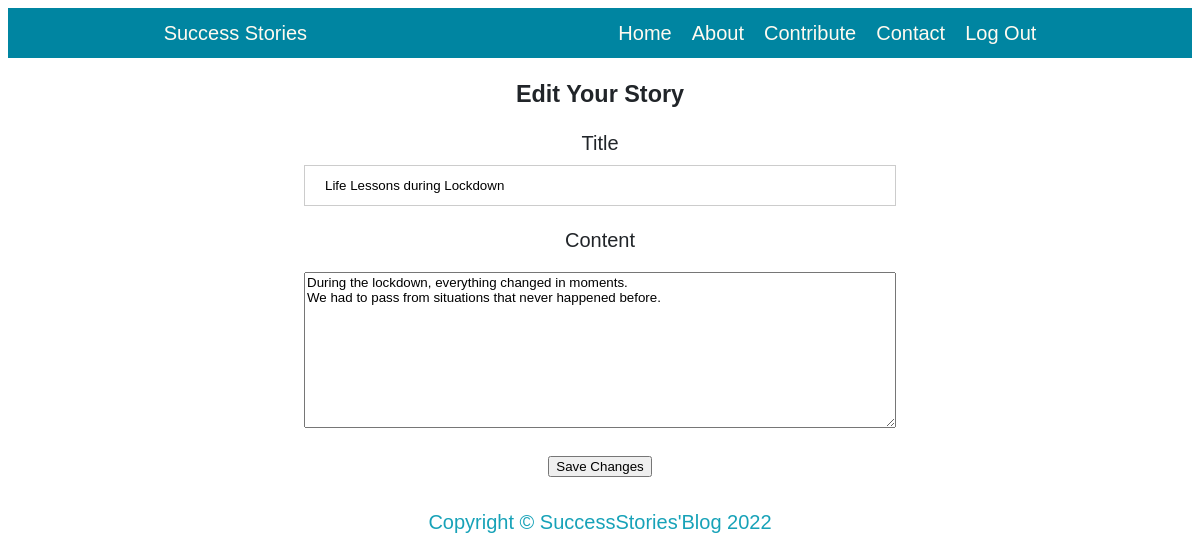
/edit/3/ (signed in), run on the app's committed database.
### app.py (models this page shows, shortened)
class Post(db.Model):
    __tablename__ = "posts"
    id = db.Column(db.Integer, primary_key=True)
    title = db.Column(db.String(80), nullable=False)
    content = db.Column(db.String, nullable=False)
    created_on = db.Column(db.DateTime, default=datetime.now())
    user_id = db.Column(db.Integer, db.ForeignKey("users.id"), unique=False, nullable=False)
    author = db.Column(db.String, nullable=False)
    created_by = db.relationship("User", back_populates="post_by")

### app.py (the view)
@app.route('/edit/<int:id>/', methods=['GET', 'POST'])
@login_required
def edit(id):
    post_to_edit = Post.query.get_or_404(id)
    if current_user.username == post_to_edit.author:
        if request.method == 'POST':
            post_to_edit.title = request.form.get('title')
            post_to_edit.content = request.form.get('content')
            db.session.commit()
            flash("Your changes have been saved.")
            return redirect(url_for('index'))
        context = {
            'post': post_to_edit
        }
        return render_template('edit.html', **context)
    context = {
        'post': post_to_edit
    }
    return render_template('post.html', **context)

### app.py (called while the page is built)
@login_manager.user_loader
def user_loader(id):
    return User.query.get(int(id))

### templates/edit.html
{% extends 'layout.html' %} {% block content %}
<form action="/edit/{{post.id}}/" method="POST">
  <div class="form-group">
    <h3>Edit Your Story</h3>
  </div>
  <div class="form-group">
    <label for="title">Title</label>
    <input
      type="text"
      name="title"
      class="form-control"
      value="{{post.title}}"
    />
  </div>
  <div class="form-group">
    <label for="content">Content</label>
    <pre><textarea name="content" cols="50" rows="10" class="form-control">{{post.content}}</textarea></pre>
  </div>
  <div class="form-group">
    <input type="submit" value="Save Changes" class="button" />
  </div>
</form>
{% endblock content %}

### static/css/clean-blog.css (style rules this page uses)
* { font-family: Arial, Helvetica, sans-serif; box-sizing: border-box; }
body { font-size:20px; color:#212529; text-align: center; font-family:Lora,'Times New Roman',serif, }
.form-control, .article-control { width: 100%; }
label { display: block; margin: 2px; }
.form-group { margin-bottom: 15px; }
input[type=text], input[type=password] { width: 100%; padding: 12px 20px; margin: 8px 0; display: inline-block; border: 1px solid #ccc; box-sizing: border-box; }

### data on the page
Post: title "Life Lessons during Lockdown", content "During the lockdown, everything changed in moments. We had to pass from situations that never happened before."
